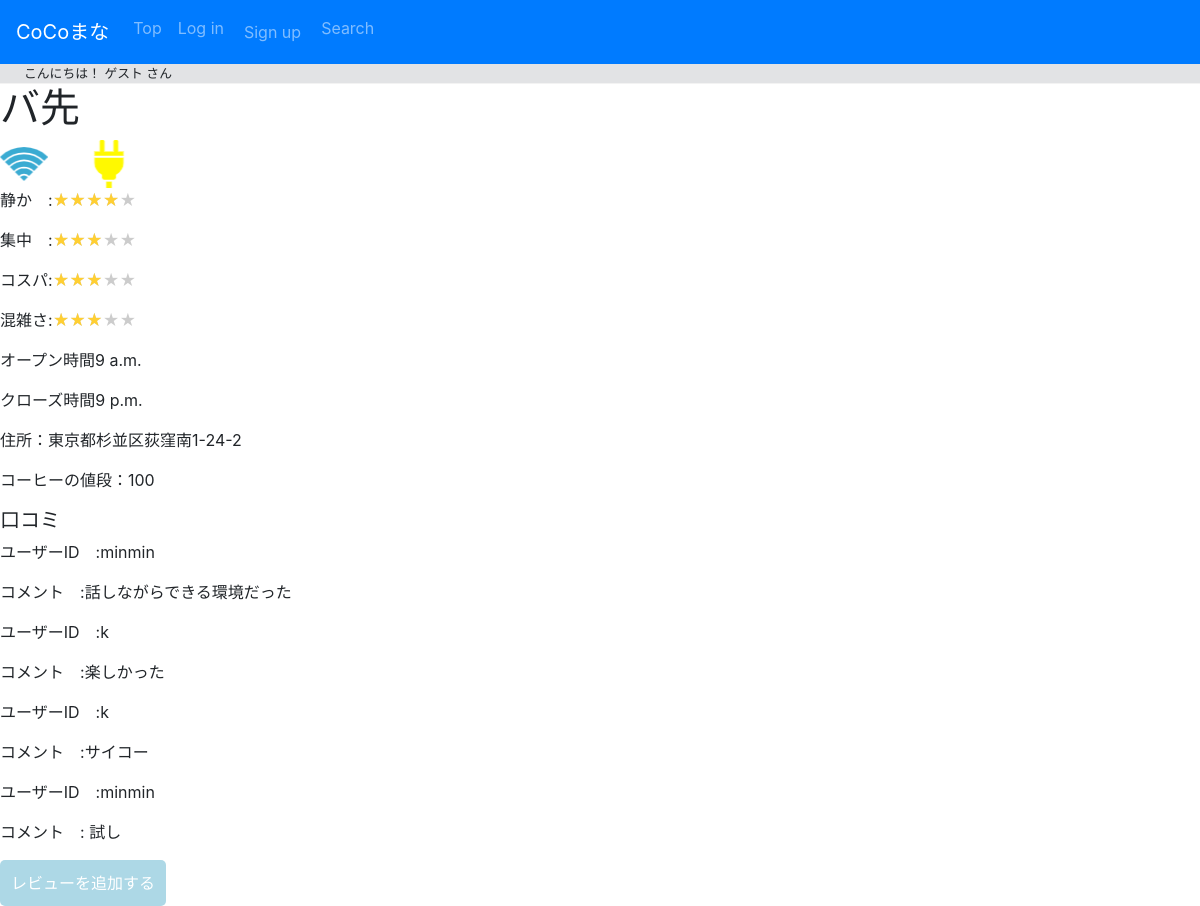
/space/space/1/, run on the app's committed database.
### users/models.py (models this page shows)
class Places(models.Model): #ok
    place_id = models.IntegerField(primary_key=True)
    place_name = models.TextField(max_length=50)
    open_time = models.TimeField(null=True, blank=True)
    close_time = models.TimeField(null=True, blank=True)
    prefecture = models.TextField(max_length=5) #都道府県
    municipal = models.TextField(max_length=50) #市区町村
    place_address = models.TextField(max_length=50) #残り
    wifi = models.BooleanField()
    charge = models.BooleanField()
    personal_space = models.BooleanField()
    place_cost = models.PositiveIntegerField(null=True, blank=True)
    place_category = models.IntegerField(validators=[MinValueValidator(1), MaxValueValidator(5)]) #1:cafe, 2:コワーキングスペース, 3:food(マックとか), 4:図書館, 5:その他

class Reviews(models.Model): #ok
    reviews_id = models.IntegerField(primary_key=True)
    review_comment = models.TextField(max_length=150) #文字数制限するか
    review_date = models.DateTimeField(default=timezone.now) #レコード登録時の日本時間が保存
    review_place_id = models.ForeignKey(Places, on_delete=models.CASCADE)
    review_user_id = models.ForeignKey(User, on_delete=models.CASCADE)

### space/views.py (the view)
# urls.py: path("", views.index, name="index"),
def index(request,placeid):
    space = Places.objects.get(place_id = placeid)
    reviews = Reviews.objects.filter(review_place_id = placeid).all()
    evals ={"concentrations":0, "silence":0, "cost_pafo":0, "conges":0}
    product_count = Evals.objects.filter(place_id = placeid).count()
    obj_1 = Evals.objects.filter(place_id = placeid).aggregate(concentrations = Sum('concentrations'))
    obj_2 = Evals.objects.filter(place_id = placeid).aggregate(silence = Sum('silence'))
    obj_3 = Evals.objects.filter(place_id = placeid).aggregate(cost_pafo = Sum('cost_pafo'))
    obj_4 = Evals.objects.filter(place_id = placeid).aggregate(conges = Sum('conges'))
    evals["concentrations"] = round( obj_1["concentrations"] / product_count)
    evals["silence"] = round( obj_2["silence"] / product_count)
    evals["cost_pafo"] = round( obj_3["cost_pafo"] / product_count)
    evals["conges"] = round( obj_4["conges"] / product_count)
    return render(request, "space/index.html",{
        'space':space,'evals':evals,'count':product_count,'reviews':reviews})

### space/templates/space/index.html (shortened to what this page needs)
{% extends "layout_space.html" %}
{% load static %}
{% block content %}
{% block extrahead %}
<link rel="stylesheet" href="{% static 'space/styles.css' %}">
{% endblock %}
<h1>{{ space.place_name }}</h1>
{% if space.wifi %}
    <img src="{% static 'space/wifi.png' %}">
{% endif %}
{% if space.charge %}
　　<img src="{% static 'space/plug.png' %}">
{% endif %}
<div>
  <p>静か　:<span class="star5_rating" data-rate="{{ evals.concentrations }}"></span></p>
  <p>集中　:<span class="star5_rating" data-rate="{{ evals.silence }}"></span></p>
  <p>コスパ:<span class="star5_rating" data-rate="{{ evals.cost_pafo }}"></span></p>
  <p>混雑さ:<span class="star5_rating" data-rate="{{ evals.conges }}"></span></p>
</div>
<p>オープン時間{{ space.open_time }}</p>
<p>クローズ時間{{ space.close_time }}</p>
<p>住所：{{ space.prefecture }}{{ space.municipal }}{{ space.place_address }}</p>
<p>コーヒーの値段：{{ space.place_cost }}</p>
<div>
  <h5>口コミ</h5>
  {% for review in reviews %}
    <p>ユーザーID　:{{ review.review_user_id }}</p>
    <p>コメント　:{{ review.review_comment }}</p>
  {% endfor %}
  <a href="{% url 'space:add_review' %}" class="btn" style="border-radius: 5px;background-color: lightblue;padding: 10px;text-decoration: none;color: white;">レビューを追加する</a>
</div>
{% endblock %}

### space/static/space/styles.css (style rules this page uses)
.star5_rating { position: relative; z-index: 0; display: inline-block; white-space: nowrap; color: #CCCCCC; }
.star5_rating:before, .star5_rating:after { content: '★★★★★'; }
.star5_rating:after { position: absolute; z-index: 1; top: 0; left: 0; overflow: hidden; white-space: nowrap; color: #ffcf32; }
.star5_rating[data-rate="4"]:after { width: 80%; }
.star5_rating[data-rate="3"]:after { width: 60%; }

### data on the page
Places: place_name "バ先", open_time "9 a.m.", close_time "9 p.m.", prefecture "東京都", municipal "杉並区荻窪南", place_address "1-24-2", place_cost "100"
Reviews: review_user_id "minmin", review_comment "話しながらできる環境だった"
Reviews: review_user_id "k", review_comment "楽しかった"
Reviews: review_user_id "k", review_comment "サイコー"
Reviews: review_user_id "minmin", review_comment "試し"
